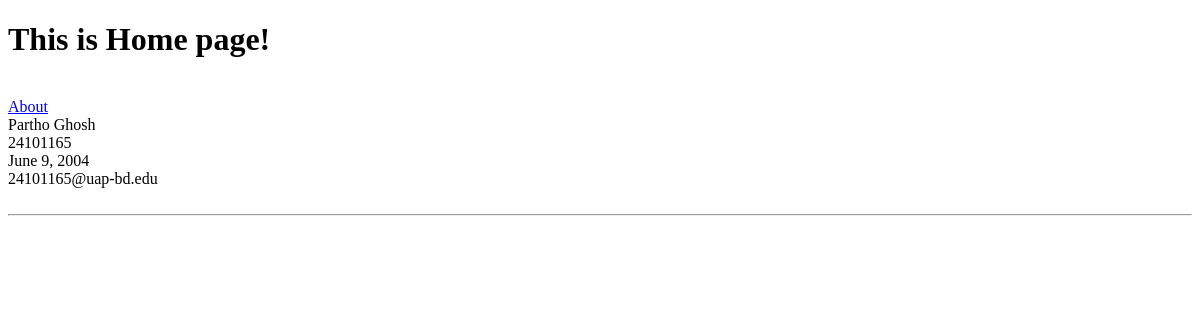
Before: / with the older database file.
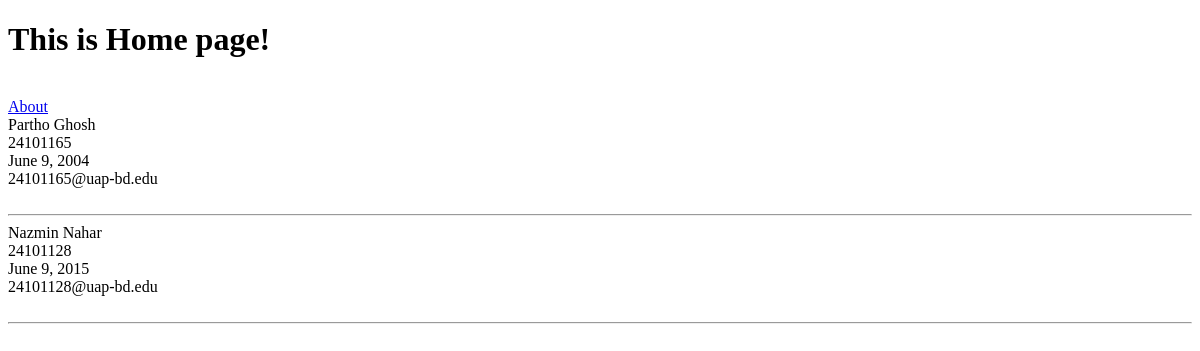
After: the same page with the newer database file.
### myapp/models.py (models this page shows, shortened)
class Student(models.Model):
    name=models.CharField(max_length=50,blank=False)
    s_id=models.CharField(max_length=20,unique=True)
    dob=models.DateField()
    email=models.EmailField(max_length=50,unique=True)
    department=models.CharField(max_length=50,blank=False)

### mysite/views.py (the view)
# urls.py: 2. Add a URL to urlpatterns:  path('', views.home, name='home')
def home(request):
    student=Student.objects.all()
    return render(request,'home.html',context={'student':student})

### templates/home.html (shortened to what this page needs)
<!DOCTYPE html>
<html lang="en">
<head>
</head>
<body>
<h1>This is Home page!</h1><br>
<a href="{% url 'about' %}">About</a><br>
{% for i in student %}
    {{i.name}}<br>
    {{i.s_id}}<br>
    {{i.dob}}<br>
    {{i.email}}<br>
    {{i.departmet}}<br>
    <hr>
{% endfor %}
</body>
</html>

Changed rows visible on the page:
added Student: name "Nazmin Nahar", s_id "24101128", dob "June 9, 2015", email "24101128@uap-bd.edu"
